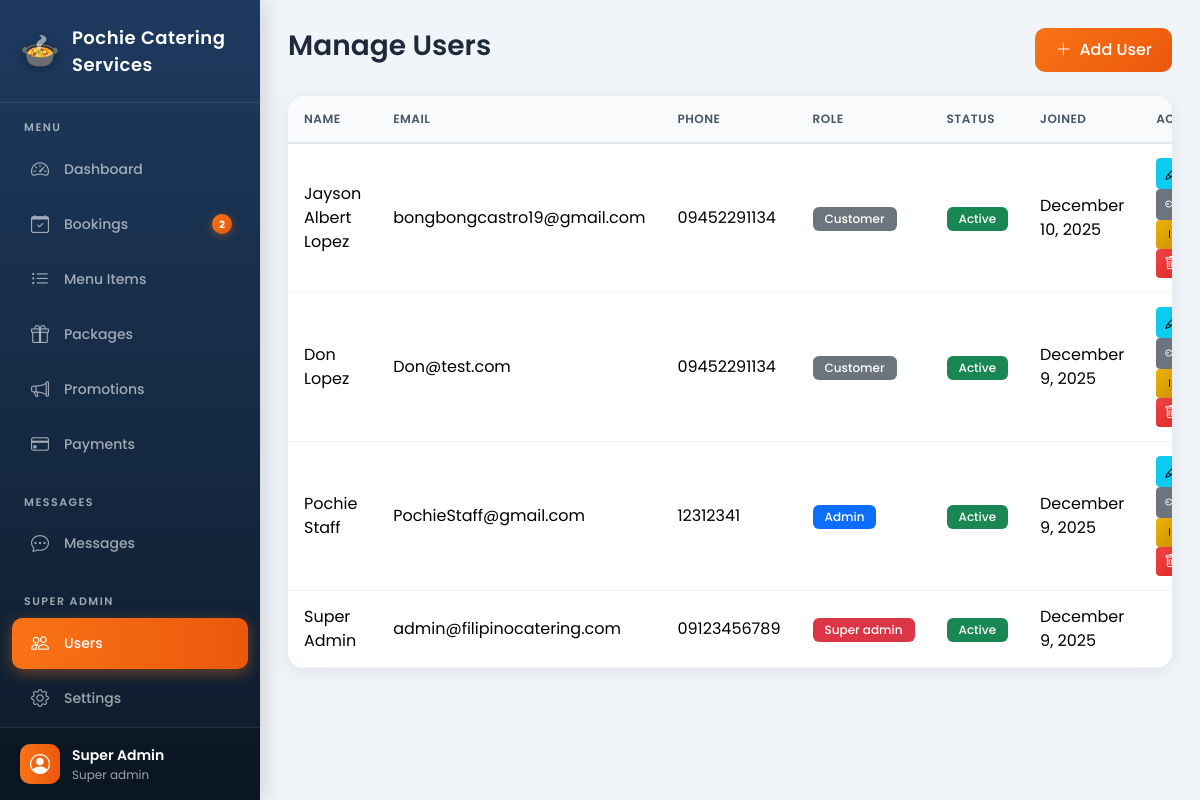
Before: /admin/users.php (signed in) with the older database file.
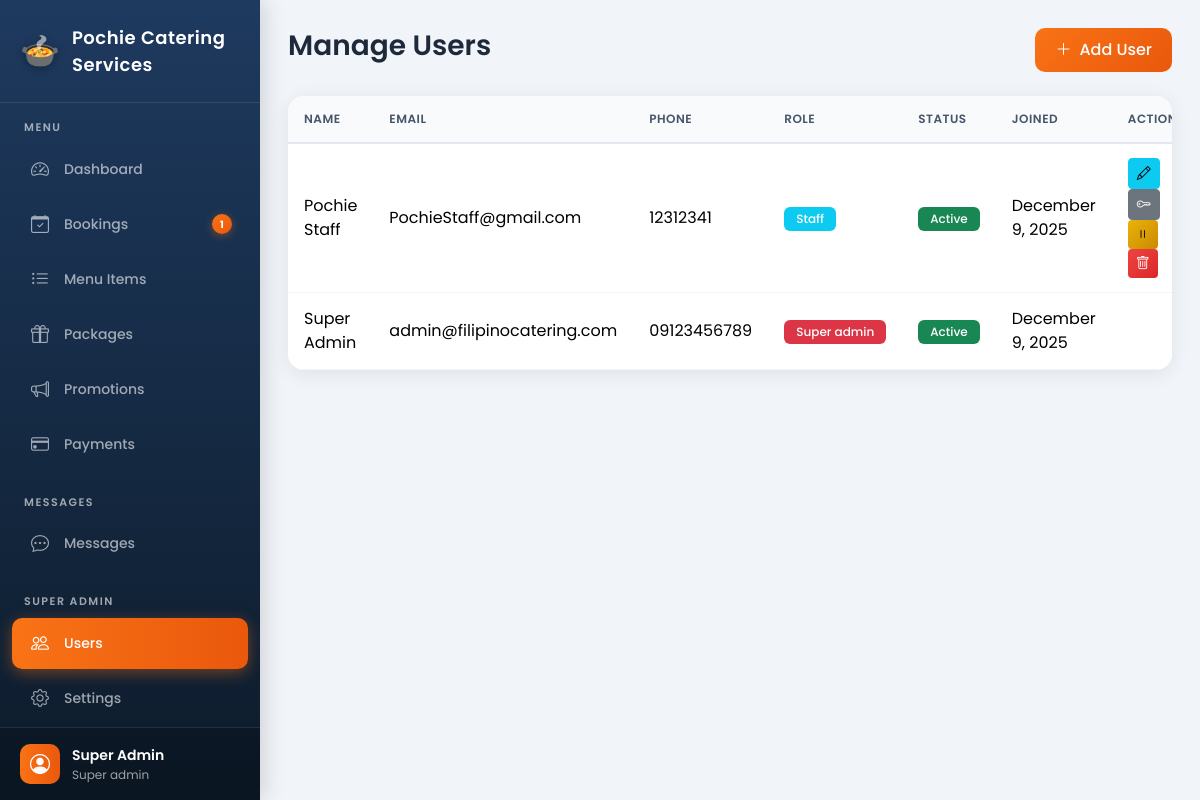
After: the same page with the newer database file.
### tables this page shows
CREATE TABLE `users` (
  `id` int(11) NOT NULL,
  `email` varchar(100) NOT NULL,
  `password` varchar(255) NOT NULL,
  `first_name` varchar(50) NOT NULL,
  `last_name` varchar(50) NOT NULL,
  `phone` varchar(20) DEFAULT NULL,
  `address` text DEFAULT NULL,
  `role` enum('customer','staff','admin','super_admin') DEFAULT 'customer',
  `profile_image` varchar(255) DEFAULT NULL,
  `is_active` tinyint(1) DEFAULT 1,
  `created_at` timestamp NOT NULL DEFAULT current_timestamp(),
  `updated_at` timestamp NOT NULL DEFAULT current_timestamp() ON UPDATE current_timestamp(),
  `email_verified` tinyint(1) DEFAULT 0
);

### config/functions.php (called while the page is built, shortened)
<?php
function adminUrl($path) {
    return BASE_URL . '/admin/' . ltrim($path, '/');
}
function getUserRole() {
    return $_SESSION['user_role'] ?? null;
}
function getSettings($conn) {
    $settings = [];
    $result = $conn->query("SELECT setting_key, setting_value FROM settings");
    if ($result) {
        while ($row = $result->fetch_assoc()) {
            $settings[$row['setting_key']] = $row['setting_value'];
        }
    }
    return $settings;
}
function formatDate($date) {
    return date('F j, Y', strtotime($date));
}
function getAdminNotificationCounts($conn) {
    $userId = $_SESSION['user_id'] ?? 0;
    $unreadMessages = $conn->query("
        SELECT COUNT(*) as count FROM chat_messages
        WHERE sender_id != $userId AND is_read = 0
    ")->fetch_assoc()['count'] ?? 0;
    $newBookings = $conn->query("
        SELECT COUNT(*) as count FROM bookings WHERE status = 'new'
    ")->fetch_assoc()['count'] ?? 0;
    $pendingPayments = $conn->query("
        SELECT COUNT(*) as count FROM payments WHERE status = 'pending'
    ")->fetch_assoc()['count'] ?? 0;
    return [
        'messages' => $unreadMessages,
        'new_bookings' => $newBookings,
        'pending_payments' => $pendingPayments,
        'total' => $unreadMessages + $newBookings + $pendingPayments
    ];
}
?>

### admin/users.php (the view, shortened to what this page needs)
<?php
require_once '../config/functions.php';
$users = $conn->query("SELECT * FROM users ORDER BY role, created_at DESC");
?>
<!DOCTYPE html>
<html lang="en">
<head>
    <link href="https://cdn.jsdelivr.net/npm/bootstrap@5.3.2/dist/css/bootstrap.min.css" rel="stylesheet">
    <link href="https://cdn.jsdelivr.net/npm/bootstrap-icons@1.11.1/font/bootstrap-icons.css" rel="stylesheet">
</head>
<body>
    <?php include 'includes/sidebar.php'; ?>
    <div class="main-content">
        <div class="d-flex justify-content-between align-items-center mb-4">
            <h3>Manage Users</h3>
            <button class="btn btn-primary" data-bs-toggle="modal" data-bs-target="#addUserModal">
                <i class="bi bi-plus-lg me-2"></i>Add User
            </button>
        </div>
        <div class="card">
            <div class="card-body p-0">
                <div class="table-responsive">
                    <table class="table table-hover mb-0">
                        <thead class="table-light">
                            <tr>
                                <th>Name</th>
                                <th>Email</th>
                                <th>Phone</th>
                                <th>Role</th>
                                <th>Status</th>
                                <th>Joined</th>
                                <th>Actions</th>
                            </tr>
                        </thead>
                        <tbody>
                            <?php if ($users && $users->num_rows > 0): ?>
                            <?php while($u = $users->fetch_assoc()): ?>
                            <tr>
                                <td><?= htmlspecialchars($u['first_name'] . ' ' . $u['last_name']) ?></td>
                                <td><?= htmlspecialchars($u['email']) ?></td>
                                <td><?= htmlspecialchars($u['phone'] ?? '-') ?></td>
                                <td>
                                    <span class="badge bg-<?= $u['role'] == 'super_admin' ? 'danger' : ($u['role'] == 'admin' ? 'primary' : ($u['role'] == 'staff' ? 'info' : 'secondary')) ?>">
                                        <?= ucfirst(str_replace('_', ' ', $u['role'])) ?>
                                    </span>
                                </td>
                                <td>
                                    <span class="badge bg-<?= $u['is_active'] ? 'success' : 'danger' ?>">
                                        <?= $u['is_active'] ? 'Active' : 'Inactive' ?>
                                    </span>
                                </td>
                                <td><?= formatDate($u['created_at']) ?></td>
                                <td>
                                    <?php if ($u['role'] != 'super_admin'): ?>
                                    <button type="button" class="btn btn-sm btn-info" data-bs-toggle="modal" data-bs-target="#editUserModal<?= $u['id'] ?>">
                                        <i class="bi bi-pencil"></i>
                                    </button>
                                    <button type="button" class="btn btn-sm btn-secondary" data-bs-toggle="modal" data-bs-target="#resetPasswordModal<?= $u['id'] ?>">
                                        <i class="bi bi-key"></i>
                                    </button>
                                    <form method="POST" class="d-inline">
                                        <button type="submit" name="toggle_status" class="btn btn-sm btn-<?= $u['is_active'] ? 'warning' : 'success' ?>">
                                            <i class="bi bi-<?= $u['is_active'] ? 'pause' : 'play' ?>"></i>
                                        </button>
                                    </form>
                                    <form method="POST" class="d-inline" onsubmit="return confirm('Delete this user?')">
                                        <button type="submit" name="delete_user" class="btn btn-sm btn-danger"><i class="bi bi-trash"></i></button>
                                    </form>
                                    <?php endif; ?>
                                </td>
                            </tr>
                            <?php endwhile; ?>
                            <?php else: ?>
                            <tr><td colspan="7" class="text-center text-muted py-4">No users found</td></tr>
                            <?php endif; ?>
                        </tbody>
                    </table>
                </div>
            </div>
        </div>
    </div>
</body>
</html>

### admin/includes/sidebar.php (shortened to what this page needs)
<?php
$currentPage = basename($_SERVER['PHP_SELF']);
$sidebarSettings = getSettings($conn);
$sidebarSiteName = $sidebarSettings['site_name'] ?? 'Pochie Catering Services';
$adminNotifs = getAdminNotificationCounts($conn);
?>
<div class="sidebar" id="sidebar">
    <div class="sidebar-header">
        <div class="logo-wrapper">
            <?php if (!empty($sidebarSettings['site_logo'])): ?>
                <img src="<?= url('uploads/settings/' . $sidebarSettings['site_logo']) ?>" alt="Logo" style="max-height: 40px;" class="me-2">
            <?php else: ?>
                <span class="logo-icon">🍲</span>
            <?php endif; ?>
            <span class="logo-text"><?= htmlspecialchars($sidebarSiteName) ?></span>
        </div>
    </div>
    <nav class="sidebar-nav">
        <div class="nav-section">
            <span class="nav-section-title">MENU</span>
            <a href="<?= adminUrl('dashboard.php') ?>" class="nav-item <?= $currentPage == 'dashboard.php' ? 'active' : '' ?>">
                <i class="bi bi-speedometer2"></i>
                <span>Dashboard</span>
            </a>
            <a href="<?= adminUrl('bookings.php') ?>" class="nav-item <?= $currentPage == 'bookings.php' || $currentPage == 'booking-details.php' ? 'active' : '' ?>">
                <i class="bi bi-calendar-check"></i>
                <span>Bookings</span>
                <?php if ($adminNotifs['new_bookings'] > 0): ?>
                <span class="nav-badge"><?= $adminNotifs['new_bookings'] ?></span>
                <?php endif; ?>
            </a>
            <a href="<?= adminUrl('menu.php') ?>" class="nav-item <?= $currentPage == 'menu.php' ? 'active' : '' ?>">
                <i class="bi bi-list-ul"></i>
                <span>Menu Items</span>
            </a>
            <a href="<?= adminUrl('packages.php') ?>" class="nav-item <?= $currentPage == 'packages.php' ? 'active' : '' ?>">
                <i class="bi bi-gift"></i>
                <span>Packages</span>
            </a>
              <a href="<?= adminUrl('promotions.php') ?>" class="nav-item <?= $currentPage == 'promotions.php' ? 'active' : '' ?>">
                  <i class="bi bi-megaphone"></i>
                  <span>Promotions</span>
              </a>
              <a href="<?= adminUrl('payments.php') ?>" class="nav-item <?= $currentPage == 'payments.php' ? 'active' : '' ?>">
                <i class="bi bi-credit-card"></i>
                <span>Payments</span>
            </a>
        </div>
        <div class="nav-section">
            <span class="nav-section-title">MESSAGES</span>
            <a href="#" class="nav-item" data-bs-toggle="collapse" data-bs-target="#messagesCollapse">
                <i class="bi bi-chat-dots"></i>
                <span>Messages</span>
            </a>
        </div>
        <?php if (getUserRole() === 'super_admin'): ?>
        <div class="nav-section">
            <span class="nav-section-title">SUPER ADMIN</span>
            <a href="<?= adminUrl('users.php') ?>" class="nav-item <?= $currentPage == 'users.php' ? 'active' : '' ?>">
                <i class="bi bi-people"></i>
                <span>Users</span>
            </a>
            <a href="<?= adminUrl('settings.php') ?>" class="nav-item <?= $currentPage == 'settings.php' ? 'active' : '' ?>">
                <i class="bi bi-gear"></i>
                <span>Settings</span>
            </a>
        </div>
        <?php endif; ?>
    </nav>
    <div class="sidebar-footer">
        <div class="user-info">
            <div class="user-avatar">
                <i class="bi bi-person-circle"></i>
            </div>
            <div class="user-details">
                <span class="user-name"><?= htmlspecialchars($_SESSION['user_name'] ?? 'Admin') ?></span>
                <span class="user-role"><?= ucfirst(str_replace('_', ' ', getUserRole())) ?></span>
            </div>
        </div>
    </div>
</div>

### admin/users.php (style rules this page uses)
body { font-family: 'Poppins', sans-serif; }

### admin/includes/sidebar.php (style rules this page uses)
:root { --sidebar-bg: linear-gradient(180deg, #1e3a5f 0%, #0d1b2a 100%); --sidebar-width: 260px; --nav-item-hover: rgba(255, 255, 255, 0.1); --nav-item-active: linear-gradient(90deg, #f97316 0%, #ea580c 100%); --accent-color: #f97316; --text-primary: #ffffff; --text-secondary: rgba(255, 255, 255, 0.6); }
* { margin: 0; padding: 0; box-sizing: border-box; }
body { font-family: 'Poppins', sans-serif; background: #f1f5f9; }
.sidebar { width: var(--sidebar-width); height: 100vh; position: fixed; left: 0; top: 0; background: var(--sidebar-bg); display: flex; flex-direction: column; z-index: 1000; box-shadow: 4px 0 20px rgba(0, 0, 0, 0.15); transition: transform 0.3s ease; }
.sidebar-header { padding: 24px 20px; border-bottom: 1px solid rgba(255, 255, 255, 0.1); }
.logo-wrapper { display: flex; align-items: center; gap: 12px; }
.logo-icon { font-size: 32px; filter: drop-shadow(0 2px 4px rgba(0, 0, 0, 0.3)); }
.logo-text { font-size: 18px; font-weight: 600; color: var(--text-primary); letter-spacing: 0.5px; }
.sidebar-nav { flex: 1; overflow-y: auto; padding: 16px 12px; }
.nav-section { margin-bottom: 24px; }
.nav-section-title { display: block; font-size: 11px; font-weight: 600; color: var(--text-secondary); text-transform: uppercase; letter-spacing: 1.5px; padding: 0 12px; margin-bottom: 8px; }
.nav-item { display: flex; align-items: center; gap: 12px; padding: 12px 16px; color: var(--text-secondary); text-decoration: none; border-radius: 10px; margin-bottom: 4px; transition: all 0.2s ease; font-size: 14px; font-weight: 500; }
.nav-item i { font-size: 18px; width: 24px; text-align: center; }
.nav-item.active { background: var(--nav-item-active); color: var(--text-primary); box-shadow: 0 4px 15px rgba(249, 115, 22, 0.4); }
.nav-item.active i { color: var(--text-primary); }
.sidebar-footer { padding: 16px 20px; border-top: 1px solid rgba(255, 255, 255, 0.1); background: rgba(0, 0, 0, 0.2); }
.user-info { display: flex; align-items: center; gap: 12px; }
.user-avatar { width: 40px; height: 40px; border-radius: 10px; background: var(--nav-item-active); display: flex; align-items: center; justify-content: center; color: white; font-size: 20px; }
.user-details { display: flex; flex-direction: column; }
.user-name { font-size: 14px; font-weight: 600; color: var(--text-primary); }
.user-role { font-size: 12px; color: var(--text-secondary); }
.main-content { margin-left: var(--sidebar-width); padding: 28px; min-height: 100vh; background: #f1f5f9; }
.main-content h3 { font-weight: 600; color: #1e293b; margin-bottom: 8px; }
.card { border: none; border-radius: 16px; box-shadow: 0 4px 20px rgba(0, 0, 0, 0.08); overflow: hidden; }
.card-body { padding: 20px; }
.btn-primary { background: linear-gradient(135deg, #f97316 0%, #ea580c 100%); border: none; padding: 10px 20px; font-weight: 500; border-radius: 10px; transition: all 0.2s ease; }
.btn-danger { background: linear-gradient(135deg, #ef4444 0%, #dc2626 100%); border: none; }
.btn-warning { background: linear-gradient(135deg, #eab308 0%, #ca8a04 100%); border: none; }
.table { margin-bottom: 0; }
.table thead th { background: #f8fafc; border-bottom: 2px solid #e2e8f0; font-weight: 600; color: #475569; text-transform: uppercase; font-size: 12px; letter-spacing: 0.5px; padding: 14px 16px; }
.table tbody td { padding: 14px 16px; vertical-align: middle; border-bottom: 1px solid #f1f5f9; }
.badge { padding: 6px 12px; font-weight: 500; font-size: 12px; border-radius: 6px; }
.nav-badge { background: linear-gradient(135deg, #f97316 0%, #ea580c 100%); color: white; font-size: 10px; font-weight: 700; min-width: 20px; height: 20px; border-radius: 10px; display: flex; align-items: center; justify-content: center; padding: 0 6px; margin-left: auto; box-shadow: 0 2px 8px rgba(249, 115, 22, 0.4); animation: pulse-nav-badge 2s infinite; }

Changed rows visible on the page:
removed users: first_name+last_name "Jayson Albert Lopez", email "bongbongcastro19@gmail.com", phone "09452291134", role "Customer", is_active "Active", created_at "December 10, 2025"
removed users: first_name+last_name "Don Lopez", email "Don@test.com", phone "09452291134", role "Customer", is_active "Active", created_at "December 9, 2025"
changed users "Pochie Staff": role "Admin" → "Staff"
Other visible differences:
$adminNotifs['new_bookings']: "2" → "1"
